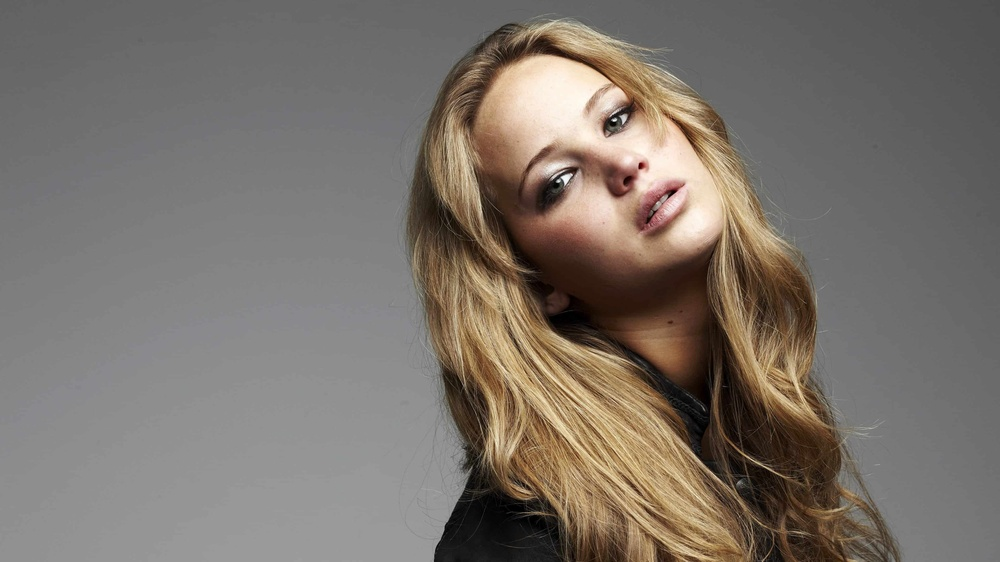
#> input picture data/jeniffer.jpg, 1000 x 562 px, shrunk from 3840 x 2160 before the run, found by its file name
$ python question_11.py
#> lines starting #> are read from the running program, lines starting #| are printed output that depends on the picture
import numpy as np
import cv2 as cv
from scipy.signal import convolve2d
import matplotlib.pyplot as plt


f = cv.imread("D:\MScAI_UOM\S3\CV\Assignment 01\data\jeniffer.jpg", cv.IMREAD_GRAYSCALE)
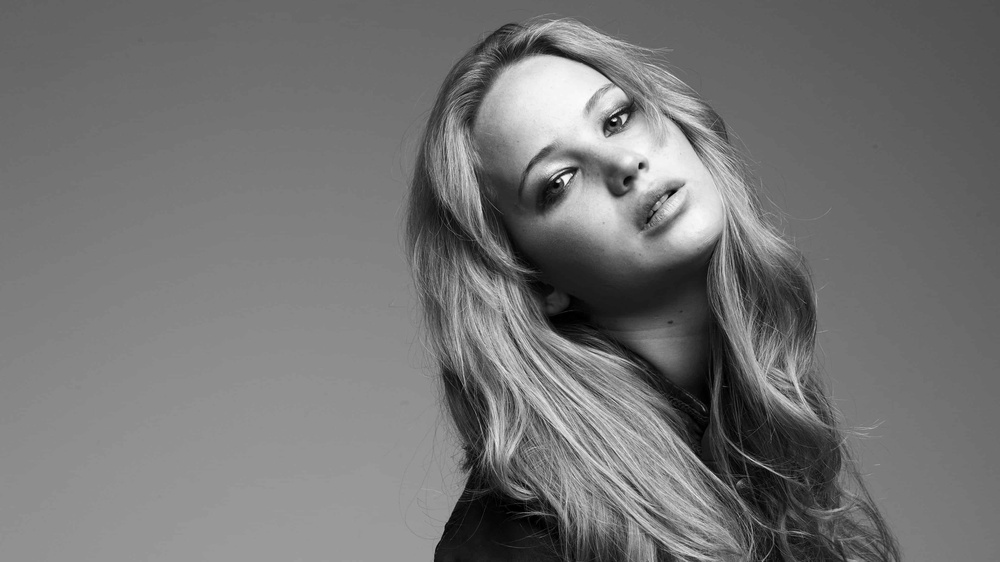
#> f: shape (562, 1000); min 0, max 253, mean 115.8
f = f.astype(np.float32)

# Simple 5x5 averaging filter
h = np.ones((5, 5), dtype=np.float32) / 25

# Spatial domain convolution
g_spatial = convolve2d(f, h, mode="same", boundary="wrap")

# Frequency domain multiplication
rows, cols = f.shape
#> rows = 562; cols = 1000

# Pad to image size
H_padded = np.zeros((rows, cols), dtype=np.float32)

kh, kw = h.shape
center_r, center_c = kh // 2, kw // 2

# Place kernel centered at (0,0) for FFT
H_padded[:kh, :kw] = h
H_padded = np.roll(H_padded, -center_r, axis=0)
H_padded = np.roll(H_padded, -center_c, axis=1)

# FFT
F = np.fft.fft2(f)
H = np.fft.fft2(H_padded)

# Multiply in frequency domain
G = F * H

# Inverse FFT
g_freq = np.fft.ifft2(G)
g_freq = np.real(g_freq)

difference = np.abs(g_spatial - g_freq)
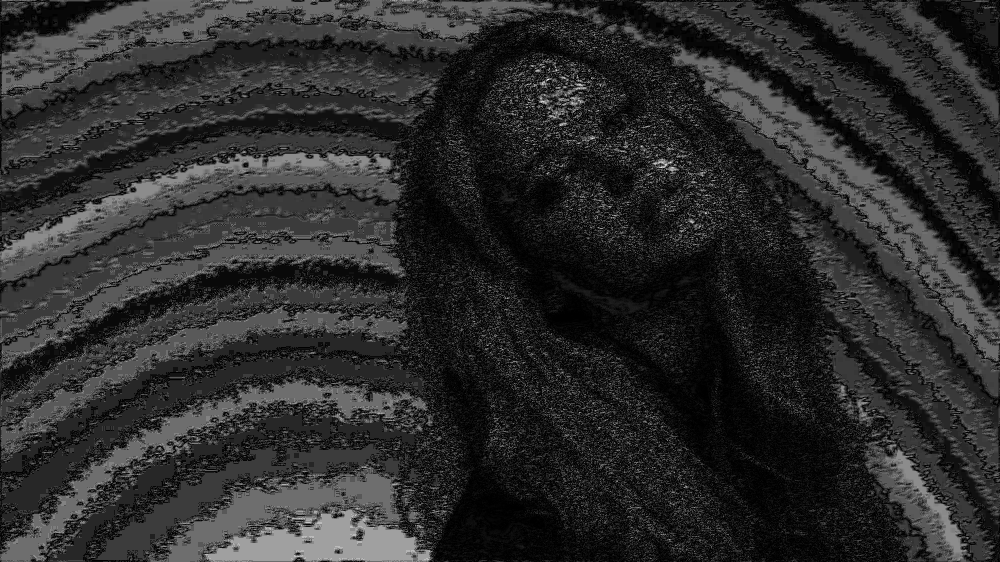
#> difference: shape (562, 1000) float64; min 0, max 7.82e-05, mean 1.38e-05; drawn with min black and max white

print("Max difference:", np.max(difference))
#| Max difference: 7.821619502124122e-05


plt.figure(figsize=(12, 4))

plt.subplot(1, 3, 1)
plt.title("Spatial Convolution")
plt.imshow(g_spatial, cmap="gray")

plt.subplot(1, 3, 2)
plt.title("Frequency Domain")
plt.imshow(g_freq, cmap="gray")

plt.subplot(1, 3, 3)
plt.title("Difference")
plt.imshow(difference, cmap="gray")

plt.show()
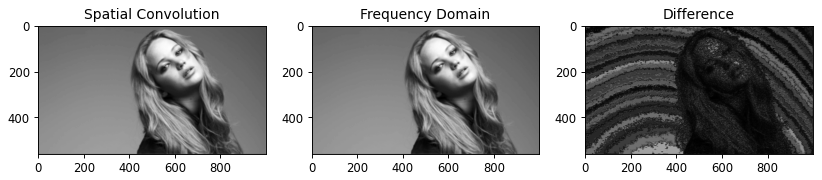
#> figure drawn by matplotlib, 3 panels

$ run again, with data/daisy.jpg copied over data/jeniffer.jpg
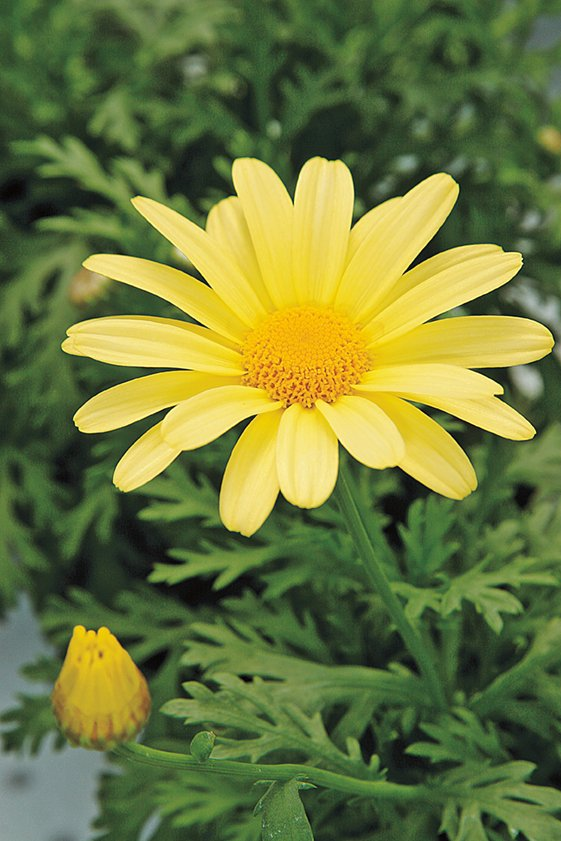
#> input picture data/daisy.jpg, 561 x 841 px, found by its file name
#> `difference = np.abs(g_spatial - g_freq)`:
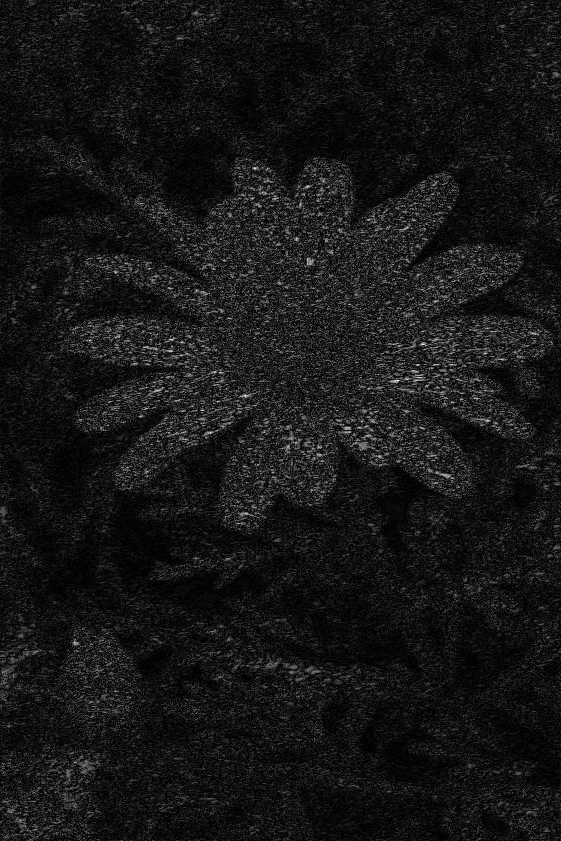
#> difference: shape (841, 561) float64; min 0, max 8.18e-05, mean 7.24e-06; drawn with min black and max white
#| Max difference: 8.179992428836158e-05
#> `plt.show()`:
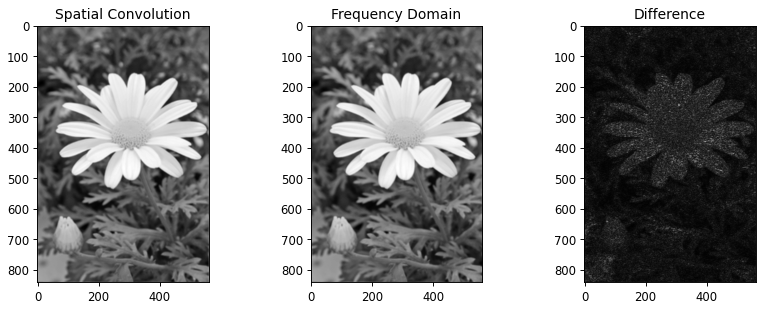
#> figure drawn by matplotlib, 3 panels

$ run again, with data/emma.jpg copied over data/jeniffer.jpg
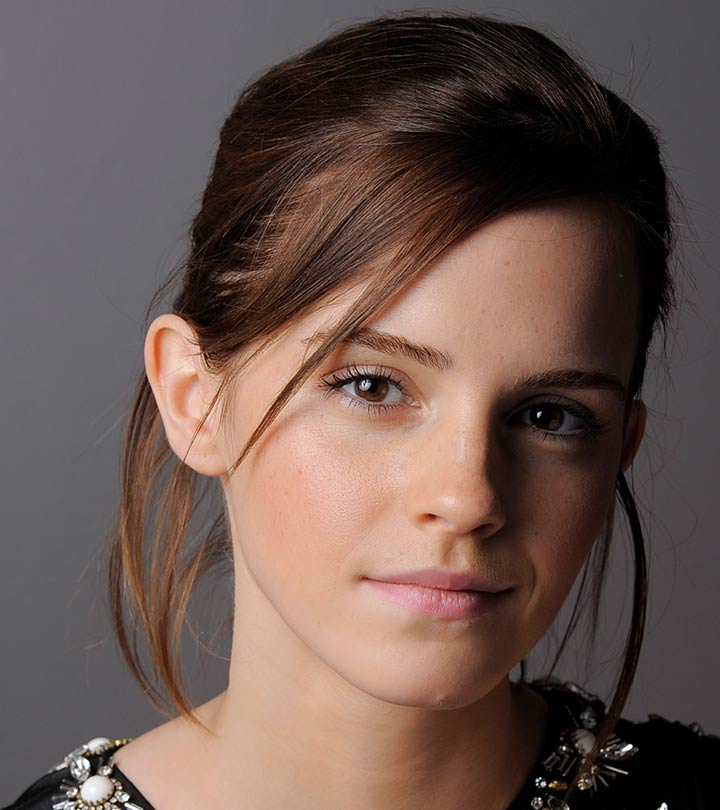
#> input picture data/emma.jpg, 720 x 810 px, found by its file name
#> `difference = np.abs(g_spatial - g_freq)`:
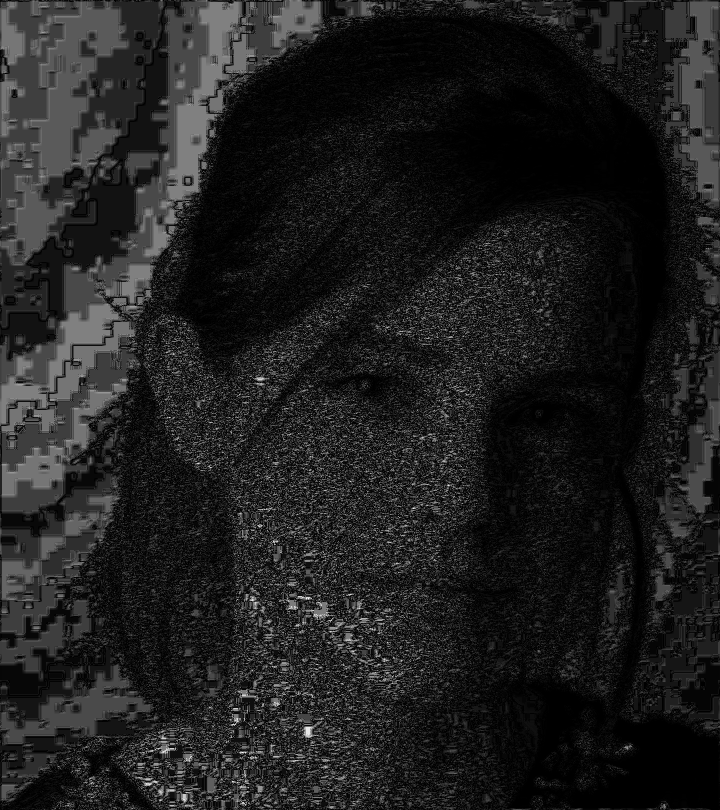
#> difference: shape (810, 720) float64; min 0, max 7.12e-05, mean 8.96e-06; drawn with min black and max white
#| Max difference: 7.124245166778564e-05
#> `plt.show()`:
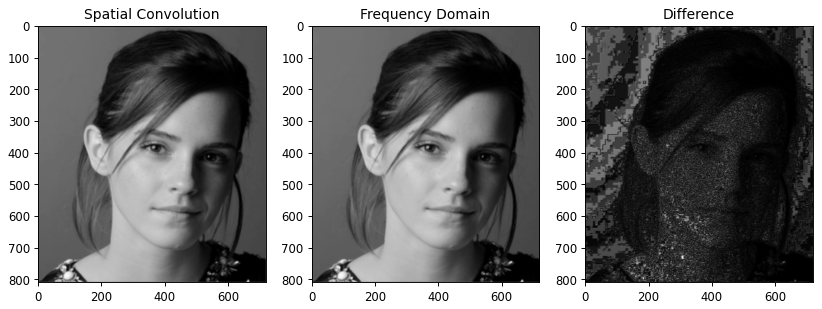
#> figure drawn by matplotlib, 3 panels
